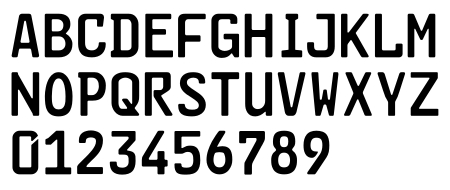
#> input picture banco_de_imagens/fonte_mercosul.png, 450 x 190 px, found by its file name
$ python Trabalho_final.py
#> lines starting #> are read from the running program, lines starting #| are printed output that depends on the picture; after the words box and inside, x2 and y2 are one past the last pixel; in counts of white or black regions, pixels touching at a corner belong together; pictures that were not available may be replaced by others from this repository, and a replacement may not be noted
### functions.py
import cv2
import numpy as np
import os
import math

def carregar_imagens_placa(pasta, inicio, fim):
    """
    Carrega imagens do padrão 'placaX.jpg' de uma pasta para uma lista.

    """
    lista_imagens = []
    for x in range(inicio, fim + 1):
        nome_arquivo = f"placa{x}.jpg"
        caminho_completo = os.path.join(pasta, nome_arquivo)
        img = cv2.imread(caminho_completo)
        if img is not None:
            lista_imagens.append(img)
    return lista_imagens


def calcula_bounding_box(contour):
    x, y, w, h = cv2.boundingRect(contour)
    return np.array([x, y]),np.array([x + w - 1, y + h - 1])

def Extrair_bounding_boxes(I_bin):
    infoRegioes = []

    contours, hierarchy = cv2.findContours(I_bin, cv2.RETR_EXTERNAL, cv2.CHAIN_APPROX_NONE)

    for cnt in contours:
        dados_do_componente = dict()

        p0, p1 = calcula_bounding_box(cnt)

        dados_do_componente['bounding_box_p0'] =p0
        dados_do_componente['bounding_box_p1'] =p1

        infoRegioes.append(dados_do_componente)

    return infoRegioes


def recortar_imagem(I, po,p1,borda=1):
  min_x = po[0]
  max_x = p1[0]
  min_y = po[1]
  max_y = p1[1]
  min_x = max(0, min_x - borda)
  min_y = max(0, min_y - borda)
  max_x = min(I.shape[1], max_x + borda)
  max_y = min(I.shape[0], max_y + borda)

  return I[min_y:max_y, min_x:max_x]

def gerar_dicionario_letras(template_letras,LETRAS):
  _, binarized_template = cv2.threshold(template_letras, 127, 255, cv2.THRESH_BINARY_INV)
  info_letras = Extrair_bounding_boxes(binarized_template)
  dicionario_letras = dict()

  for i, regiao in enumerate(info_letras):
    p0 = regiao['bounding_box_p0']
    p1 = regiao['bounding_box_p1']
    dicionario_letras[LETRAS[i]] = recortar_imagem(template_letras, p0, p1)

  return dicionario_letras

def binarizacao(imagem,cor_referencia,limiar):
  distancia = np.linalg.norm(imagem - cor_referencia, axis=2)
  binaria = np.where(distancia <= limiar, 1, 0).astype(np.uint8)*255
  return binaria

def filtragem(imagem,numero_iteracoes):
  kernel = cv2.getStructuringElement(cv2.MORPH_RECT, (3, 3)) # cria um kernel retangular
  binaria_aberta = cv2.morphologyEx(imagem, cv2.MORPH_OPEN, kernel) # realiza o processo de abertura da imagem binaria
  for _ in range(numero_iteracoes-1):
      binaria_aberta = cv2.morphologyEx(binaria_aberta, cv2.MORPH_OPEN, kernel)
  return binaria_aberta

def analisarRegiao(I_labels,indice):
    dados_do_componente = dict()
    component_image = np.uint8((I_labels == indice)) * 255
    area = cv2.countNonZero(component_image) # calculo a area da imagem
    if area < 500:
        return None

    dados_do_componente['image'] = component_image.copy()
    return dados_do_componente

def analisaRegioes(I_bin):
    infoRegioes = []

    num_labels, I_labels = cv2.connectedComponents(I_bin) #etiquetar cada ilha de pixels brancos

    for n in np.arange(1, num_labels): #ignora a posicao 0 pois ela é o fundo
        dados_do_componente = analisarRegiao(I_labels,n)
        if dados_do_componente is not None:
          infoRegioes.append(dados_do_componente.copy())

    return infoRegioes

def segmentarObjetoPorRegiao(img_original, img_regiao_bin):
    contours, _ = cv2.findContours(img_regiao_bin, cv2.RETR_EXTERNAL, cv2.CHAIN_APPROX_SIMPLE)
    if not contours:
        return None, None
    maior_contorno = max(contours, key=cv2.contourArea)
    mask = np.zeros_like(img_regiao_bin)
    cv2.drawContours(mask, [maior_contorno], -1, 255, thickness=cv2.FILLED)
    objeto_segmentado = cv2.bitwise_and(img_original, img_original, mask=mask)
    return objeto_segmentado

def segmentar_placa(imagem_binaria):
  info_regioes = analisaRegioes(imagem_binaria) #listar todos os "objetos" brancos isolados

  regiao_da_placa = None
  regioes_candidatas = []

  for regiao in info_regioes:
    regiao_invertida = cv2.bitwise_not(regiao['image']) #inverto para que as letras fiquem brancas e o fundo preto
    subregioes = analisaRegioes(regiao_invertida) # #listar todos os "objetos" brancos isolados dentro das subregiões
    num_subregioes = len(subregioes) # verifica quantas subregiões tem
    if num_subregioes>1: # se for apenas uma, assume se que não é a região da placa
      info = {
          'image':regiao['image'],
          'nivel_de_confianca':abs(num_subregioes-7), # calcula assumindo que a placa do mercosul tem 7 caracteres
          'num_subregioes':num_subregioes # desempate caso o nivel de confiança de empate
      }
      regioes_candidatas.append(info)

  regioes_candidatas = sorted(regioes_candidatas, key=lambda x: x['nivel_de_confianca']) #ordena pelo nivel de confiança

  if regioes_candidatas:

    menor = regioes_candidatas[0]['nivel_de_confianca'] #acha o menor nivel de confiança (quanto menor, melhor)
    regioes_candidatas = [r for r in regioes_candidatas if r['nivel_de_confianca'] == menor] # filtra apenas o que tem o menor valor
    if len(regioes_candidatas) > 1:
      regioes_candidatas = sorted(regioes_candidatas, key=lambda x: x['num_subregioes']) #se deu empate ordena pelo numero de subregiões
    regiao_da_placa = regioes_candidatas[-1]['image'] # pega a subregião com mais regiões
    return segmentarObjetoPorRegiao(imagem_binaria,regiao_da_placa) #segmenta a região da placa

def localizar_coordenada_placa(imagem):
  contours, h = cv2.findContours(imagem, cv2.RETR_EXTERNAL, cv2.CHAIN_APPROX_SIMPLE)
  cnt = contours[0]

  for k in np.linspace(0.01, 0.1, 50):
    epsilon = k * cv2.arcLength(cnt, True)
    approx = cv2.approxPolyDP(cnt, epsilon, True)

    if len(approx) == 4:
        return approx
  return None

def ordenar_pontos(coordenadas_forma):
    pontos = []
    coordenadas = coordenadas_forma.reshape(-1, 2)
    for coordenada in coordenadas:
        x = coordenada[0]
        y = coordenada[1]
        ponto = {'x': x, 'y': y,'distancia_origem':math.dist((x,y),(0,0))}
        pontos.append(ponto)

    pontos = sorted(pontos, key=lambda x: x['distancia_origem'])
    return pontos

def transformar_placa(imagem,origem,destino,largura_maxima,altura_maxima):
    M = cv2.getPerspectiveTransform(origem.astype("float32"), destino)
    return cv2.warpPerspective(imagem, M, (largura_maxima, altura_maxima))

def processar_imagem(imagem,cor_referencia,limiar_binarizacao,numero_iteracoes,altura_maxima,largura_maxima,nome):
    imagem_binaria = binarizacao(imagem,cor_referencia,limiar_binarizacao) #binarizo a imagem
    imagem_filtrada = filtragem(imagem_binaria,numero_iteracoes) # filtro a imagem
    imagem_segmentada = segmentar_placa(imagem_filtrada) #segmento a região da placa


    if (nome==1 or nome==11 or nome == 10):
       cv2.imshow(f'imagem binaria {nome}',imagem_binaria)
       cv2.imshow(f'imagem Abertura morfologica {nome}',imagem_filtrada)
       cv2.imshow(f'imagem segmentada {nome}',imagem_segmentada)


    coordenadas_placa = localizar_coordenada_placa(imagem_segmentada) #localizo as coordenadas da placa

    pontos_ordenados = ordenar_pontos(coordenadas_placa)

    #cria os pontos de destino e origem
    destino = np.array([[0, 0], [largura_maxima, 0], [largura_maxima, altura_maxima], [0, altura_maxima]], dtype="float32")
    inicio = np.array([[pontos_ordenados[0]['x'],pontos_ordenados[0]['y']],[pontos_ordenados[2]['x'],pontos_ordenados[2]['y']],[pontos_ordenados[3]['x'],pontos_ordenados[3]['y']],[pontos_ordenados[1]['x'],pontos_ordenados[1]['y']]])
    return transformar_placa(imagem_segmentada,inicio,destino,largura_maxima,altura_maxima)

def analisar_placa(placa, templates,letras):
    # Binariza a imagem da placa
    _, placa_binaria = cv2.threshold(placa, 127, 255, cv2.THRESH_BINARY_INV)

    # Encontra contornos
    contornos_placa, _ = cv2.findContours(placa_binaria, cv2.RETR_EXTERNAL, cv2.CHAIN_APPROX_SIMPLE)

    # Ordena contornos por área (maior → menor) e pega somente os 7 maiores
    contornos_maiores = sorted(contornos_placa, key=cv2.contourArea, reverse=True)[:7]

    # Reordena os 7 maiores da esquerda para a direita
    contornos_maiores = sorted(contornos_maiores, key=lambda c: cv2.boundingRect(c)[0])

    # Padrão da placa Mercosul: AAA1A11
    # L = letra, D = dígito
    padrao_tipos = ['L', 'L', 'L', 'D', 'L', 'D', 'D']

    img_contornos = cv2.cvtColor(placa, cv2.COLOR_GRAY2BGR)
    texto_reconhecido = ""

    # Processar somente os contornos selecionados
    for idx, contorno in enumerate(contornos_maiores):
        # Se por algum motivo tiver mais de 7 contornos, ignora o resto
        if idx >= len(padrao_tipos):
            break

        tipo_esperado = padrao_tipos[idx]

        (x, y, w, h) = cv2.boundingRect(contorno)
        area = cv2.contourArea(contorno)

        # Recorta o contorno (sem área mínima)
        letra_detectada = placa_binaria[y:y + h, x:x + w]

        # Desenha caixa
        cv2.rectangle(img_contornos, (x, y), (x + w, y + h), (255, 0, 0), 1)

        # Variáveis para guardar o melhor resultado
        melhor_letra = None
        melhor_score = -1.0

        # Vamos percorrer o dicionário na ordem DEFINIDA por LETRAS
        for ch in letras:
            # Se o template dessa letra/número não existir, pula
            if ch not in templates:
                continue

            # Filtra por tipo esperado (letra ou número)
            if tipo_esperado == 'L' and not ch.isalpha():
                continue
            if tipo_esperado == 'D' and not ch.isdigit():
                continue

            template = templates[ch]

            # Redimensiona para o tamanho do template
            letra_detectada_resized = cv2.resize(
                letra_detectada,
                (template.shape[1], template.shape[0])
            )

            # Inverte template sem alterar o original
            template_invertido = cv2.bitwise_not(template)

            # Aplica o matchTemplate
            resultado = cv2.matchTemplate(
                letra_detectada_resized,
                template_invertido,
                cv2.TM_CCOEFF_NORMED
            )

            score = float(np.max(resultado))


            # Guarda o melhor score/letra
            if score > melhor_score:
                melhor_score = score
                melhor_letra = ch

        # Depois de testar as letras/números permitidos pra essa posição, decide a melhor

        if melhor_letra is not None and melhor_score >= 0.05:
            texto_reconhecido += melhor_letra
            cv2.putText(
                img_contornos,
                melhor_letra,
                (x, y - 10),
                cv2.FONT_HERSHEY_SIMPLEX,
                0.5,
                (0, 0, 255),
                1,
                cv2.LINE_AA
            )

    return img_contornos, texto_reconhecido

### Trabalho_final.py
import cv2
import numpy as np
import functions

LIMIAR_BINARIZACAO = 100
COR_REFERENCIA = np.array([200, 200, 200])
ABERTURA_ITERACOES = 11
LETRAS = "9876543102ZYXWVUTSRQPONMLKJIHGFEDCBA"
LARGURA_MAXIMA = 834
ALTURA_MAXIMA = 382

template_letras = cv2.imread('banco_de_imagens\\fonte_mercosul.png', cv2.IMREAD_GRAYSCALE)
#> template_letras is the input picture: shape (190, 450); min 0, max 255, mean 189.4

dicionario_letras = functions.gerar_dicionario_letras(template_letras,LETRAS)
#> in gerar_dicionario_letras, `_, binarized_template = cv2.threshold(template_letras, 127, 255, cv2.T..`:
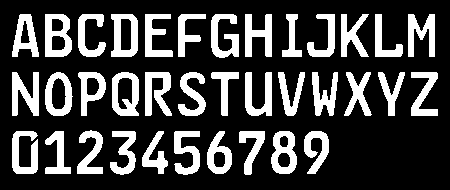
#> binarized_template: shape (190, 450); 25.6% white; 36 white regions
#> in Extrair_bounding_boxes, `contours, hierarchy = cv2.findContours(I_bin, cv2.RETR_EXTERNAL, cv2.C..`: contours = 36 contours; largest, box (x1, y1, x2, y2) and area: (112, 72, 139, 116) 1018, (45, 14, 72, 57) 990, (111, 14, 138, 57) 970, (45, 72, 73, 116) 948, (271, 131, 297, 174) 858
#> the loop in Extrair_bounding_boxes, `for cnt in contours:` made 36 passes
#> (x in calcula_bounding_box, y in calcula_bounding_box, w in calcula_bounding_box, h in calcula_bounding_box, p1) on passes 1 to 12: (304, 131, 25, 43, [328, 173]), (271, 131, 26, 43, [296, 173]), (239, 131, 26, 44, [264, 174]), (207, 131, 25, 43, [231, 173]), (174, 131, 26, 44, [199, 174]), (142, 131, 26, 43, [167, 173]), (110, 131, 26, 44, [135, 174]), (45, 131, 26, 43, [70, 173]), (12, 131, 26, 43, [37, 173]), (77, 130, 26, 44, [102, 173]), (411, 72, 27, 44, [437, 115]), (378, 72, 27, 44, [404, 115])
#> after the loop in Extrair_bounding_boxes, `for cnt in contours:`: infoRegioes = 36 items
#> the loop in gerar_dicionario_letras, `for i, regiao in enumerate(info_letras):` made 36 passes
#> (p0, p1, min_x in recortar_imagem, max_x in recortar_imagem, min_y in recortar_imagem, max_y in recortar_imagem) on passes 1 to 12: ([304, 131], [328, 173], 303, 329, 130, 174), ([271, 131], [296, 173], 270, 297, 130, 174), ([239, 131], [264, 174], 238, 265, 130, 175), ([207, 131], [231, 173], 206, 232, 130, 174), ([174, 131], [199, 174], 173, 200, 130, 175), ([142, 131], [167, 173], 141, 168, 130, 174), ([110, 131], [135, 174], 109, 136, 130, 175), ([45, 131], [70, 173], 44, 71, 130, 174), ([12, 131], [37, 173], 11, 38, 130, 174), ([77, 130], [102, 173], 76, 103, 129, 174), ([411, 72], [437, 115], 410, 438, 71, 116), ([378, 72], [404, 115], 377, 405, 71, 116)
#> dicionario_letras = 36 items

resultados = dict()


def mostrar_imagem(imagem):
    cv2.imshow("Imagem",imagem)
    cv2.waitKey(0)
    cv2.destroyAllWindows()


def processar(imagens, n):
    for img in imagens:
      regiao_placa = functions.processar_imagem(img,COR_REFERENCIA,LIMIAR_BINARIZACAO,ABERTURA_ITERACOES,ALTURA_MAXIMA,LARGURA_MAXIMA,n)
      cv2.imshow(f'imagem segmentada {n}',regiao_placa)
      imagem, texto_reconhecido = functions.analisar_placa(regiao_placa, dicionario_letras,LETRAS)
      mostrar_imagem(imagem)
      resultados[f'placa {n}']=texto_reconhecido
      n=n+1

def analisar_resultado(inicio,fim,total_placas):
   total_caracteres = total_placas*7
   total_caracteres_certos = 0
   total_placas_certas = 0
   for i in range(inicio,fim+1):
        caracteres = 0
        for n in range(0,7):
            if resultados[f'placa {i}'][n]==resultados_esperados[f'placa {i}'][n]:
                caracteres=caracteres+1
        total_caracteres_certos = total_caracteres_certos+caracteres
        if caracteres == 7:
            total_placas_certas = total_placas_certas+1

   print("Total placas certas:",total_placas_certas)
   print("Total caracteres certos:",total_caracteres_certos)
   print("Taxa placas certas:",total_placas_certas/total_placas)
   print("Taxa caracteres certos:",total_caracteres_certos/total_caracteres)


#Carregando o vetor de imagens
imagensnivel1 = functions.carregar_imagens_placa("banco_de_imagens\\nivel1",1,5)
imagensnivel2 = functions.carregar_imagens_placa("banco_de_imagens\\nivel2",6,12)
#> imagensnivel2 = []

processar(imagensnivel1,1)
#> the loop in processar, `for img in imagens:` made 2 passes
#> pass 1, in binarizacao, `distancia = np.linalg.norm(imagem - cor_referencia, axis=2)`:
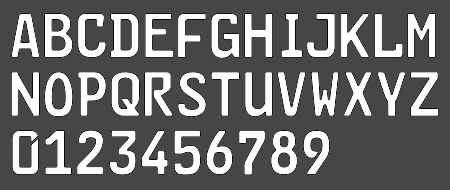
#> distancia: shape (190, 450) float64; min 0, max 346.4, mean 153.5; drawn with min black and max white
#> pass 1, in binarizacao, `binaria = np.where(distancia <= limiar, 1, 0).astype(np.uint8)*255`:
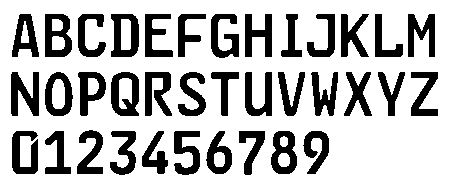
#> binaria: shape (190, 450); 73.9% white; 36 black regions, largest, box (x1, y1, x2, y2) and area: (11, 72, 39, 116) 779, (111, 72, 139, 116) 774, (45, 14, 72, 57) 767
#> pass 1, in filtragem, `binaria_aberta = cv2.morphologyEx(imagem, cv2.MORPH_OPEN, kernel)`:
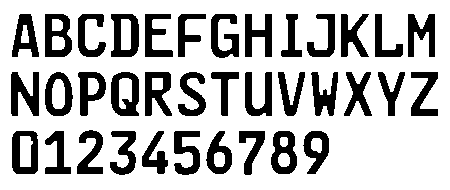
#> binaria_aberta: shape (190, 450); 73.7% white; 36 black regions, largest, box (x1, y1, x2, y2) and area: (11, 72, 39, 116) 786, (111, 72, 139, 116) 781, (45, 14, 72, 57) 768
#> pass 1, in analisaRegioes, `num_labels, I_labels = cv2.connectedComponents(I_bin)`:
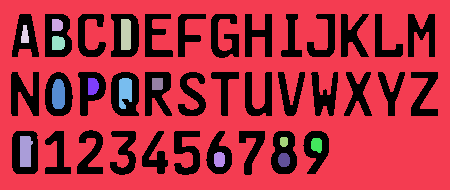
#> I_labels: shape (190, 450) int32; 15 distinct labels, from 0 to 14; one colour per label, 0 black
#> after the loop in processar, `for img in imagens:`:
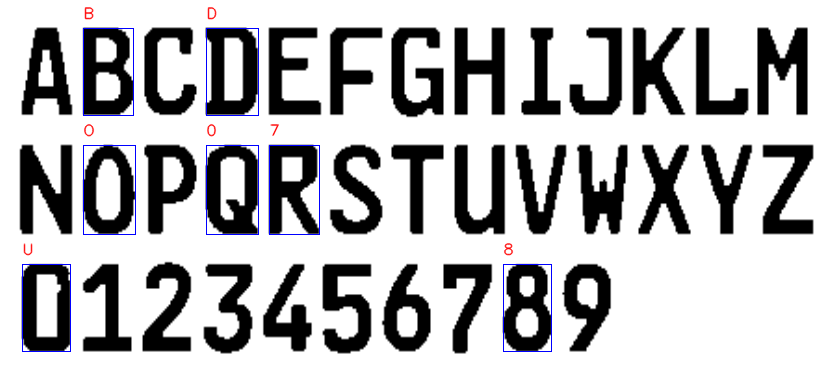
#> imagem: shape (382, 834, 3); mean B, G, R 187.7, 186.1, 186.3
processar(imagensnivel2,6)

#print(resultados)

resultados_esperados = {
   'placa 1': 'RIO2A18',
   'placa 2': 'RIO2A18',
   'placa 3': 'LSN4I49',
   'placa 4': 'LSU3J43',
   'placa 5': 'LSN4I49',
   'placa 6': 'PXL9D49',
   'placa 7': 'PLQ8F28',
   'placa 8': 'PLK3J59',
   'placa 9': 'OZL7H33',
   'placa 10': 'BDB1B52',
   'placa 11': 'BCV3G50',
   'placa 12': 'LQQ4J66'
   }

#analisando resultados nivel 1

print("\n\nresultados nivel 1")
analisar_resultado(1,5,5)
#> (the run stopped early here; a loop or call above may not have finished)
